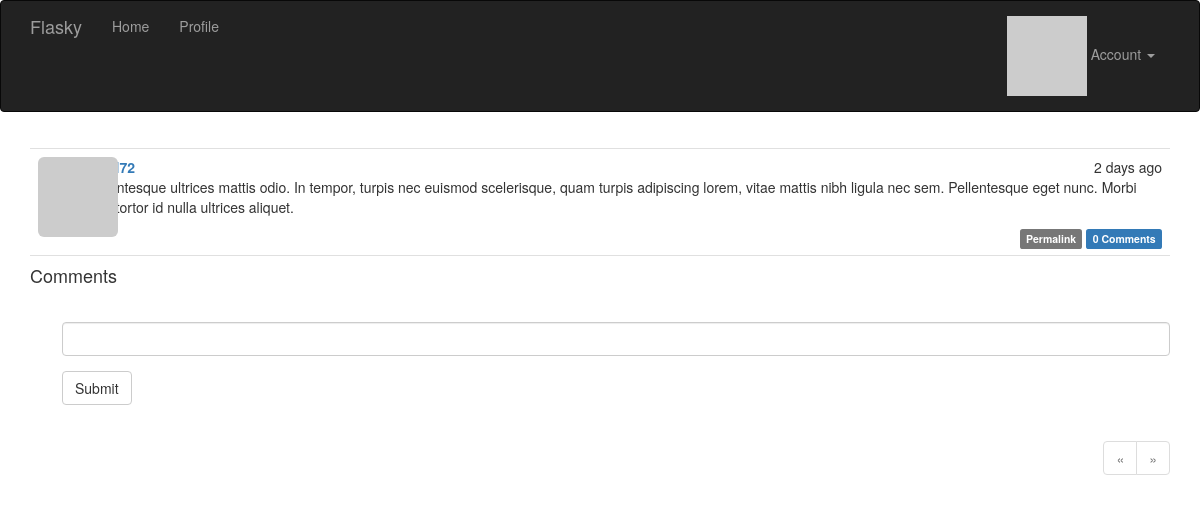
The app's page /post/34 (signed in) with its own data.
### app/models.py (models this page shows, shortened)
class Post(db.Model):
    __tablename__ = 'posts'
    id = db.Column(db.Integer, primary_key=True)
    body = db.Column(db.Text)
    body_html=db.Column(db.Text)
    timestamp = db.Column(db.DateTime, index=True, default=datetime.utcnow)
    author_id = db.Column(db.Integer, db.ForeignKey('users.id'))
    comments = db.relationship('Comment',backref = 'post',lazy = 'dynamic')

### app/main/views.py (the view, shortened to what this page needs)
@main.route('/post/<int:id>', methods=['GET', 'POST'])
def post(id):
    post = Post.query.get_or_404(id)
    form = CommentForm()
    page = request.args.get('page', 1, type=int)
    if page == -1:
        page = (post.comments.count() - 1) // \
            current_app.config['FLASKY_COMMENTS_PER_PAGE'] + 1
    pagination = post.comments.order_by( Comment.timestamp.desc()).paginate(
        page, per_page=current_app.config['FLASKY_COMMENTS_PER_PAGE'],
        error_out=False)
    comments = pagination.items
    return render_template('post.html', posts=[post], form=form,
                           comments=comments, pagination=pagination)

### app/main/forms.py
class CommentForm(Form):
    body = StringField('',validators=[Required()])
    submit = SubmitField('Submit')

### app/auth/views.py (called while the page is built)
@auth.before_app_request
def before_request():
    if current_user.is_authenticated:
        current_user.ping()
        if not current_user.confirmed \
                and request.endpoint[:5] != 'auth.' \
                and request.endpoint != 'static':
            return redirect(url_for('auth.unconfirmed'))

### app/main/__init__.py (called while the page is built)
@main.app_context_processor
def inject_permissions():
    return dict(Permission=Permission)

### app/main/views.py (called while the page is built)
@main.after_app_request
def after_request(response):
    for query in get_debug_queries():
        if query.duration >= current_app.config['FLASKY_SLOW_DB_QUERY_TIME']:
            current_app.logger.warning(
                'Slow query: %s\nParameters: %s\nDuration: %fs\nContext: %s\n'
                % (query.statement, query.parameters, query.duration,
                   query.context))
    return response

### app/models.py (called while the page is built)
@login_manager.user_loader
def load_user(user_id):
    return User.query.get(int(user_id))

    def can(self, permissions):
        return self.role is not None and \
            (self.role.permissions & permissions) == permissions

    def is_administrator(self):
        return self.can(Permission.ADMINISTER)

    def ping(self):
        self.last_seen = datetime.utcnow()
        db.session.add(self)

    def gravatar(self, size=100, default='identicon', rating='g'):
        if request.is_secure:
            url = 'https://secure.gravatar.com/avatar'
        else:
            url = 'http://www.gravatar.com/avatar'
        hash = self.avatar_hash or hashlib.md5(
            self.email.encode('utf-8')).hexdigest()
        return '{url}/{hash}?s={size}&d={default}&r={rating}'.format(
            url=url, hash=hash, size=size, default=default, rating=rating)

### app/templates/post.html (shortened to what this page needs)
{% extends "base.html" %}
{% import "bootstrap/wtf.html" as wtf %}
{% import "_macros.html" as macros %}
{% block page_content %}
{% include '_posts.html' %}
<h4 id="comments">Comments</h4>
{% if current_user.can(Permission.COMMENT) %}
<div class="comment-form">
    {{ wtf.quick_form(form) }}
</div>
{% endif %}
{% if pagination %}
<div class="pagination">
    {{ macros.pagination_widget(pagination, '.post', fragment='#comments', id=posts[0].id) }}
</div>
{% endif %}
{% endblock %}

### app/templates/_posts.html (shortened to what this page needs)
<ul class="posts">
    {% for post in posts %}
    <li class="post">
        <div class="post-thumbnail">
            <a href="{{ url_for('.user', username=post.author.username) }}">
                <img class="img-rounded profile-thumbnail" src="{{ post.author.gravatar(size=40) }}">
            </a>
        </div>
        <div class="post-content">
            <div class="post-date">{{ moment(post.timestamp).fromNow() }}</div>
            <div class="post-author"><a href="{{ url_for('.user', username=post.author.username) }}">{{ post.author.username }}</a></div>
            <div class="post-body">
                {% if post.body_html %}
                    {{ post.body_html | safe }}
                {% else %}
                    {{ post.body }}
                {% endif %}
            </div>
            <div class="post-footer">
                <a href="{{ url_for('.post', id=post.id) }}">
                    <span class="label label-default">Permalink</span>
                </a>
                <a href="{{ url_for('.post', id=post.id) }}#comments">
                        <span class="label label-primary">{{ post.comments.count() }} Comments</span>
                    </a>
            </div>
        </div>
    </li>
    {% endfor %}
</ul>

### app/static/styles.css (style rules this page uses)
.profile-thumbnail { position: absolute; }
ul.posts { list-style-type: none; padding: 0px; margin: 16px 0px 0px 0px; border-top: 1px solid #e0e0e0; }
ul.posts li.post { padding: 8px; border-bottom: 1px solid #e0e0e0; }
div.post-date { float: right; }
div.post-author { font-weight: bold; }
div.post-thumbnail { position: absolute; }
div.post-content { margin-left: 48px; min-height: 48px; }
div.post-footer { text-align: right; }
div.comment-form { margin: 16px 0px 16px 32px; }
div.pagination { width: 100%; text-align: right; padding: 0px; margin: 0px; }

### records on screen
Post: timestamp "2 days ago", body_html "Pellentesque ultrices mattis odio. In tempor, turpis nec euismod scelerisque, quam turpis adipiscing lorem, vitae mattis nibh ligula nec sem. Pellentesque eget nunc. Morbi quis tortor id nulla ultrices aliquet.", comments.count "0"
